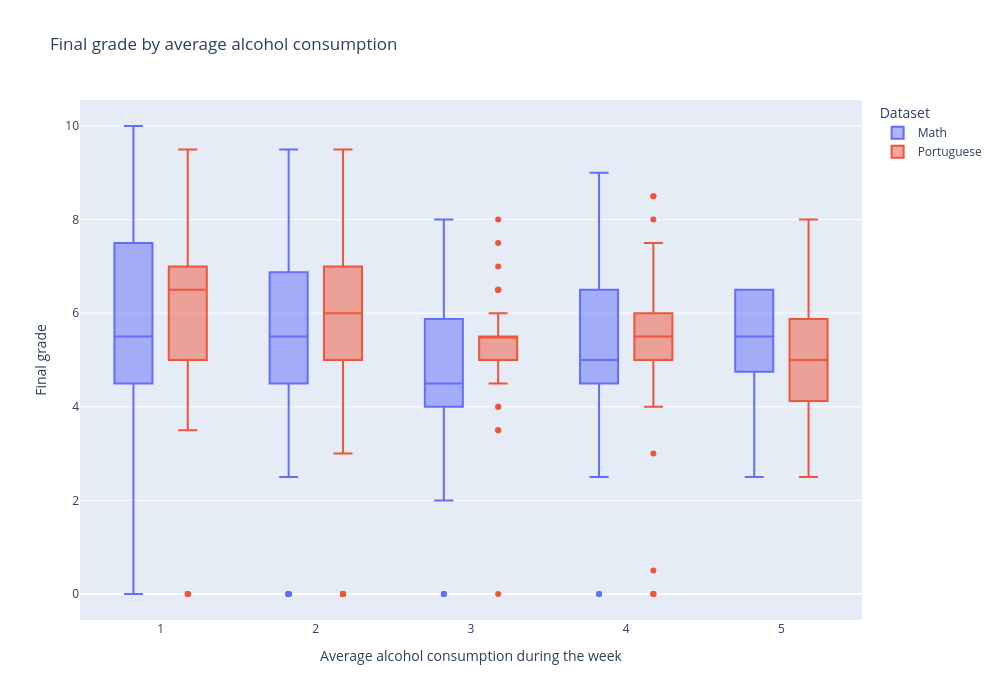

The notebook cell this image was saved under:
### Markdown cell above
## Alcohol consumption and final grades

### Code cell
#| class: col-page-right

%run ../plots/alcohol_consumption_plot.ipynb

### Figure 1 — Plotly figure (JSON) as saved in the notebook; plotly's stock layout.template omitted (floating-point values rounded to 4 significant figures; data arrays with more than 128 entries replaced by an {"elided": "..."} marker saying what was removed)
{"data": [{"alignmentgroup": "True", "hovertemplate": "Dataset=Math<br>Average alcohol consumption during the week=%{x}<br>Final grade=%{y}<extra></extra>", "legendgroup": "Math", "marker": {"color": "#636efa"}, "name": "Math", "notched": false, "offsetgroup": "Math", "orientation": "v", "showlegend": true, "type": "box", "x": {"elided": "395 float values"}, "x0": " ", "xaxis": "x", "y": {"elided": "395 float values"}, "y0": " ", "yaxis": "y"}, {"alignmentgroup": "True", "hovertemplate": "Dataset=Portuguese<br>Average alcohol consumption during the week=%{x}<br>Final grade=%{y}<extra></extra>", "legendgroup": "Portuguese", "marker": {"color": "#EF553B"}, "name": "Portuguese", "notched": false, "offsetgroup": "Portuguese", "orientation": "v", "showlegend": true, "type": "box", "x": {"elided": "649 float values"}, "x0": " ", "xaxis": "x", "y": {"elided": "649 float values"}, "y0": " ", "yaxis": "y"}], "layout": {"boxmode": "group", "height": 700, "legend": {"title": {"text": "Dataset"}, "tracegroupgap": 0}, "title": {"text": "Final grade by average alcohol consumption"}, "width": 1000, "xaxis": {"anchor": "y", "domain": [0, 1], "title": {"text": "Average alcohol consumption during the week"}}, "yaxis": {"anchor": "x", "domain": [0, 1], "title": {"text": "Final grade"}}}}
